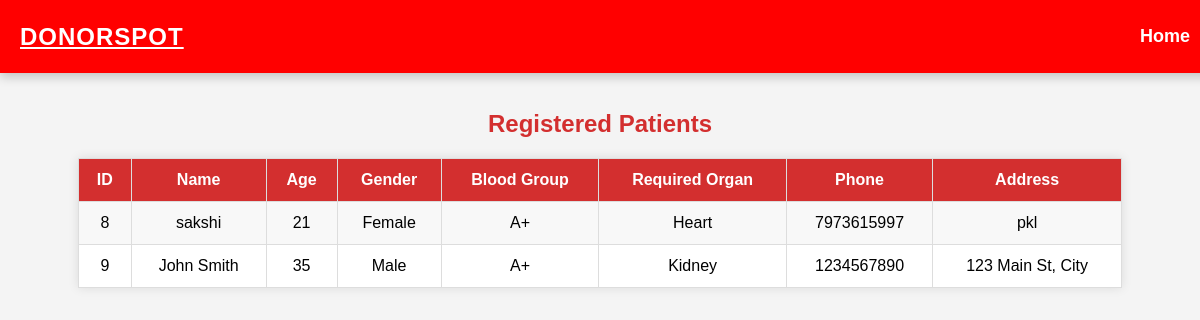
The page /patientlist.php on the database its author committed.
### tables this page shows
CREATE TABLE `patients` (
  `id` int(11) NOT NULL,
  `name` varchar(100) NOT NULL,
  `age` int(11) NOT NULL,
  `gender` enum('Male','Female','Other') NOT NULL,
  `blood_group` varchar(5) NOT NULL,
  `organ_needed` varchar(50) NOT NULL,
  `phone` varchar(15) NOT NULL,
  `address` text NOT NULL,
  `email` varchar(255) DEFAULT NULL,
  `created_at` timestamp NOT NULL DEFAULT current_timestamp(),
  `status` enum('pending','approved','rejected') DEFAULT 'pending'
);

### patientlist.php (the view, shortened to what this page needs)
<?php
$servername = "localhost";
$username = "root";
$password = "";
$dbname = "donorspot";
$conn = new mysqli($servername, $username, $password, $dbname);
$sql = "SELECT id, name, age, gender, blood_group,organ_needed, phone, address FROM patients";
$result = $conn->query($sql);
?>
<!DOCTYPE html>
<html lang="en">
<head>
</head>
<body>
<nav class="navbar">
        <a class="navbar-brand" href="#">DonorSpot</a>
        <ul class="navbar-nav">
            <li><a href="adminindex.php"><b>Home</b></a></li>
        </ul>
    </nav>
    <h2>Registered Patients</h2>
    <table>
        <tr>
            <th>ID</th>
            <th>Name</th>
            <th>Age</th>
            <th>Gender</th>
            <th>Blood Group</th>
			 <th>Required Organ</th>
            <th>Phone</th>
            <th>Address</th>
        </tr>
        <?php
        if ($result && $result->num_rows > 0) {
            while ($row = $result->fetch_assoc()) {
                echo "<tr>
                    <td>{$row['id']}</td>
                    <td>{$row['name']}</td>
                    <td>{$row['age']}</td>
                    <td>{$row['gender']}</td>
                    <td>{$row['blood_group']}</td>
					<td>{$row['organ_needed']}</td>
                    <td>{$row['phone']}</td>
                    <td>{$row['address']}</td>
                </tr>";
            }
        } else {
            echo "<tr><td colspan='9'>No patients registered yet.</td></tr>";
        }
        ?>
    </table>
</body>
</html>

### patientlist.php (style rules this page uses)
body { font-family: Arial, sans-serif; margin: 20px; background-color: #f4f4f4; text-align: center; padding-top: 70px; }
h2 { color: #d32f2f; }
table { width: 90%; margin: auto; border-collapse: collapse; background: #fff; box-shadow: 0 0 10px rgba(0, 0, 0, 0.1); }
th, td { padding: 12px; border: 1px solid #ddd; text-align: center; }
th { background: #d32f2f; color: white; }
tr:nth-child(even) { background: #f8f8f8; }
.navbar { position: fixed; top: 0; left: 0; width: 100%; background:red; padding: 10px 20px; box-shadow: 0px 4px 10px rgba(0, 0, 0, 0.2); z-index: 1000; display: flex; align-items: center; justify-content: space-between; }
.navbar-brand { color: #fff; font-size: 24px; font-weight: bold; text-transform: uppercase; letter-spacing: 1px; }
.navbar-nav { display: flex; list-style: none; padding: 0; }
.navbar-nav li { margin: 0 15px; }
.navbar-nav a { color: white; font-size: 18px; text-decoration: none; font-weight: 500; padding: 8px 15px; border-radius: 5px; transition: all 0.3s ease-in-out; }

### rows shown on the page
patients: id "8", name "sakshi", age "21", gender "Female", blood_group "A+", organ_needed "Heart", phone "7973615997", address "pkl"
patients: id "9", name "John Smith", age "35", gender "Male", blood_group "A+", organ_needed "Kidney", phone "1234567890", address "123 Main St, City"
